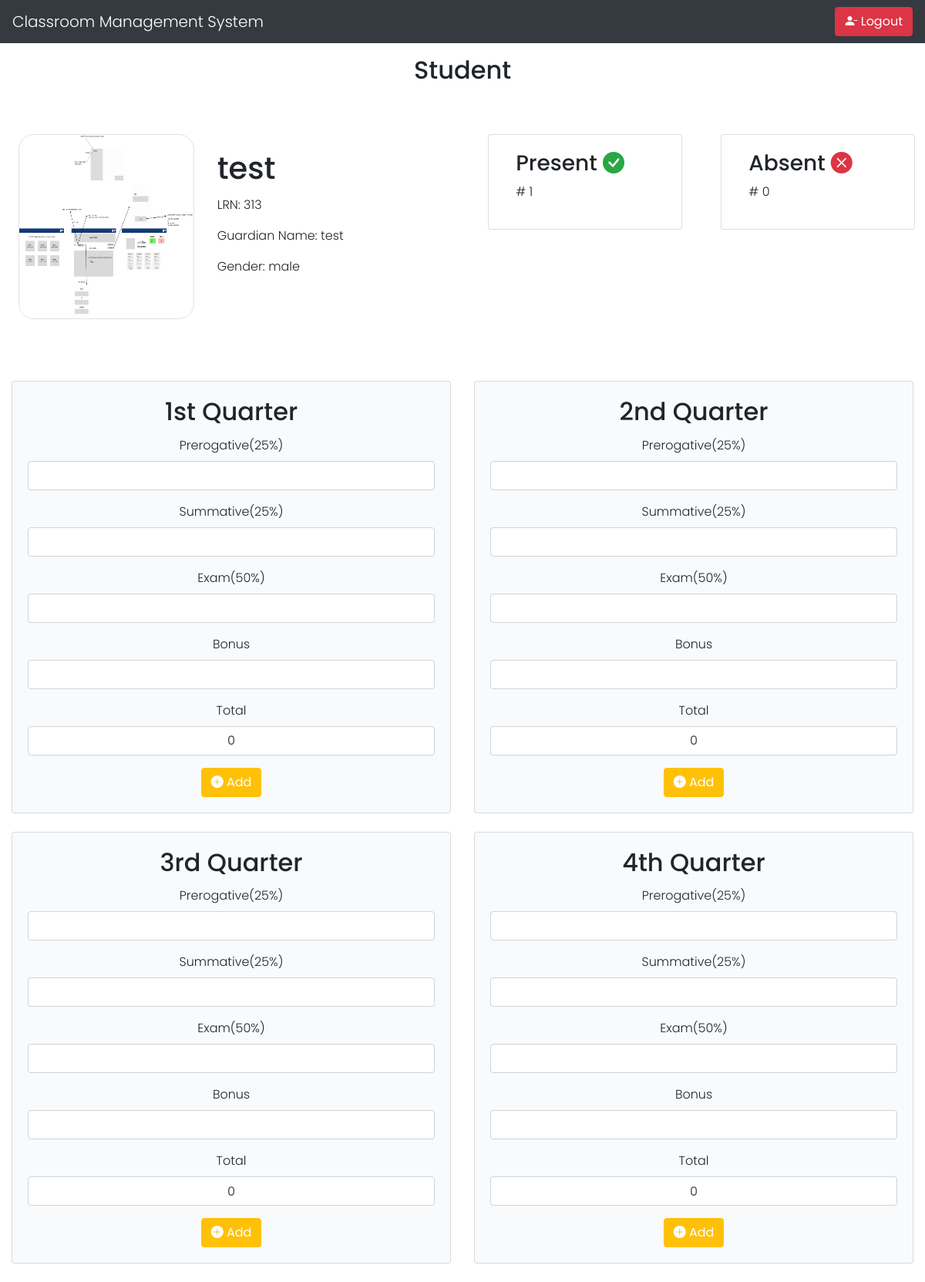
The page /student_grade.php?class_member_id=23 (signed in) on the database its author committed.
### tables this page shows
CREATE TABLE `class_member` (
  `class_member_id` int(11) NOT NULL,
  `student_id` int(11) NOT NULL,
  `class_id` int(11) NOT NULL
);

CREATE TABLE `student` (
  `id` int(11) NOT NULL,
  `lrn` varchar(50) NOT NULL,
  `fullname` varchar(150) NOT NULL,
  `guardian_name` varchar(150) NOT NULL,
  `username` varchar(100) NOT NULL,
  `password` varchar(100) NOT NULL,
  `profile` varchar(100) NOT NULL,
  `gender` varchar(50) NOT NULL
);

### student_grade.php (the view, shortened to what the rows shown need)
<?php
include 'mysql_connect.php';
?>
<!DOCTYPE html>
<html lang="en">
<head>
</head>
<link rel="stylesheet" href="https://maxcdn.bootstrapcdn.com/bootstrap/4.5.2/css/bootstrap.min.css">
<link rel="stylesheet" href="https://cdn.jsdelivr.net/npm/bootstrap-icons@1.9.1/font/bootstrap-icons.css">
<body>
    <div class="container mt-3">
        <h2 class="text-center">Student</h2>
    </div>
    <div class="container-fluid mt-5 px-3 py-3">
        <div class="row">
            <div class="card mb-3 border-0 ml-2  col-md-6">
                <?php
                $class_member_id = $_GET["class_member_id"];
                $query =  "SELECT *
                    FROM class_member
                    INNER JOIN student ON class_member.student_id=student.id
                    INNER JOIN class ON class_member.class_id=class.class_id
                    WHERE class_member.class_member_id = " . $class_member_id;
                $res = mysqli_query($conn, $query);
                $classMemberDetails = mysqli_fetch_assoc($res);
                ?>
                <div class="row no-gutters">
                    <div class="col-md-4">
                        <img src="<?php echo $classMemberDetails['profile']; ?>" class="card-img border" alt="..." style="min-height: 30vh; min-width: 19vw; border-radius: 20px;">
                    </div>
                    <div class="col-md-8">
                        <div class="card-body ml-lg-5">
                            <h1 class="card-title"><?php echo $classMemberDetails['fullname']; ?></h1>
                            <p class="card-text">LRN: <?php echo $classMemberDetails['lrn']; ?></p>
                            <p class="card-text">Guardian Name: <?php echo $classMemberDetails['guardian_name']; ?></p>
                            <p class="card-text">Gender: <?php echo $classMemberDetails['gender']; ?></p>
                        </div>
                    </div>
                </div>
            </div>
        </div>
    </div>
    <div class="container-fluid text-center mt-5">
        <div class="row row-cols-1 row-cols-md-2">
            <div class="col mb-4">
                <div class="card" style="background-color: #F8FAFB;">
                    <div class="card-body">
                        <h2 class="card-title">1st Quarter</h2>
                    </div>
                </div>
            </div>
            <div class="col mb-4">
                <div class="card" style="background-color: #F8FAFB;">
                    <div class="card-body">
                        <h2 class="card-title">2nd Quarter</h2>
                    </div>
                </div>
            </div>
            <div class="col mb-4">
                <div class="card" style="background-color: #F8FAFB;">
                    <div class="card-body">
                        <h2 class="card-title">3rd Quarter</h2>
                    </div>
                </div>
            </div>
            <div class="col mb-4">
                <div class="card" style="background-color: #F8FAFB;">
                    <div class="card-body">
                        <h2 class="card-title">4th Quarter</h2>
                    </div>
                </div>
            </div>
</body>
</html>

### rows shown on the page
class_member: student.profile (picture), student.fullname "test", student.lrn "313", student.guardian_name "test", student.gender "male"

### other values the page prints
$presentCount "1"
$absentCount "0"
